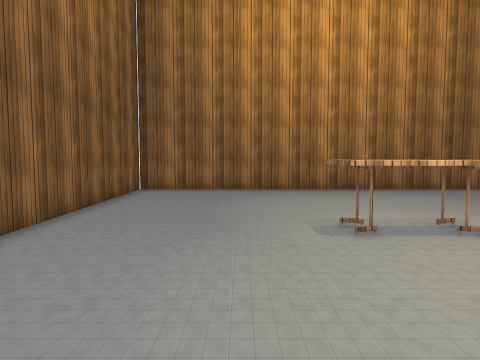
[1] (above)

13 first-person views from a walk through a scene from a Unity 3-D project. The camera is 1.4 m above the floor, tilts 4° down and sees 70° across. The floor is counted in squares, 1 m on a side. Each view is taken from the middle of a square. On the plan, view 1 faces up. The plan holds only what a view shows up to about 15 squares ahead; the rest is blank. The player character is not drawn. Some animated figures are left out. Some surface patterns are stand-ins.

[2]
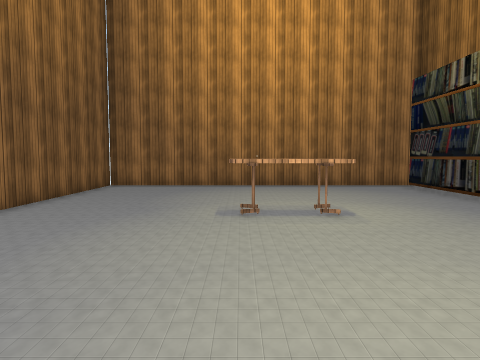

[3]
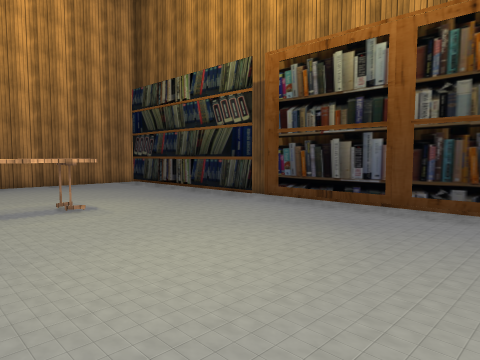

[4]
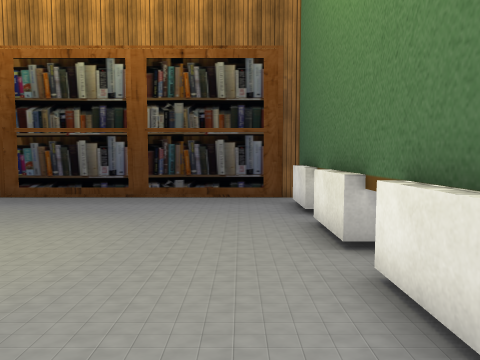

[5]
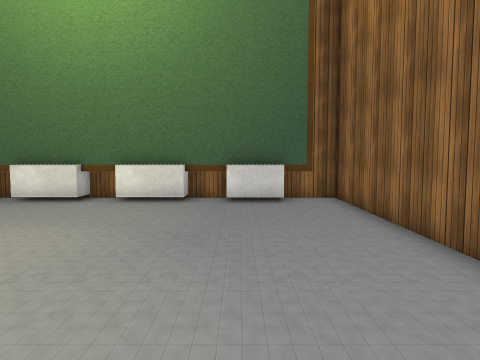

[6]
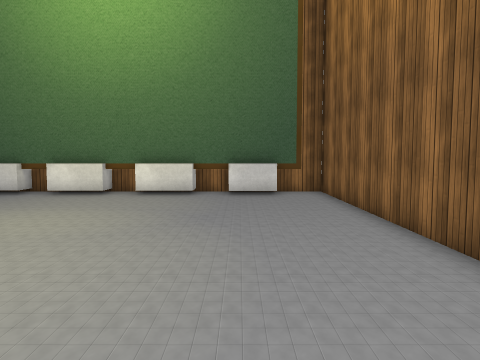

[7]
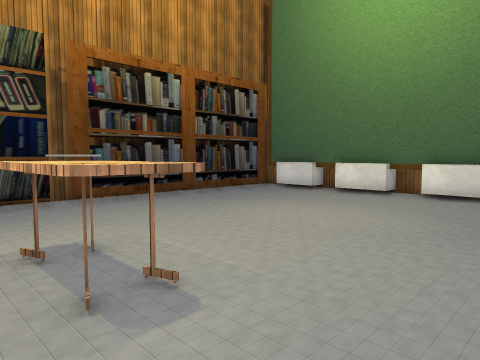

[8]
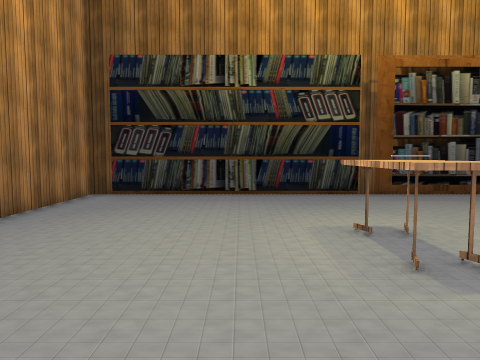

[9]
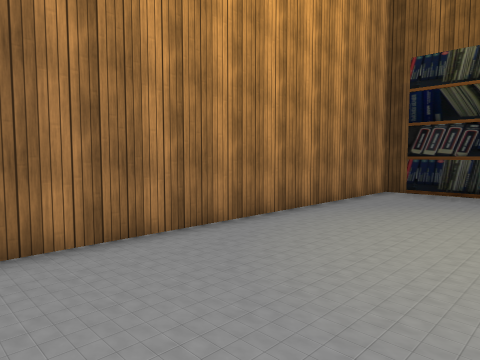

[10]
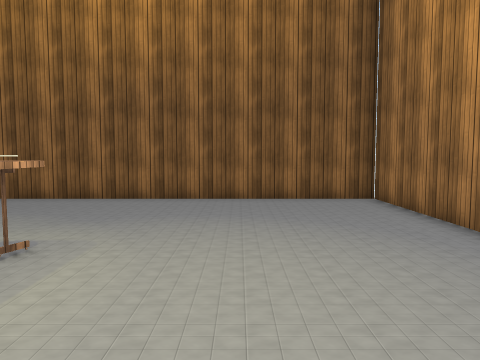

[11]
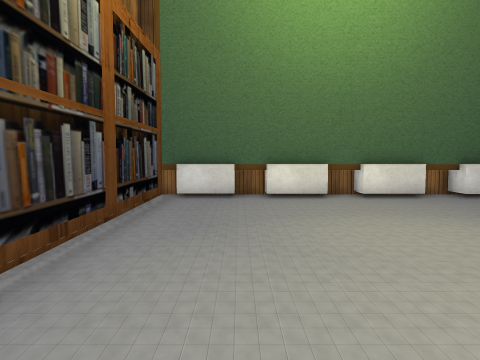

[12]
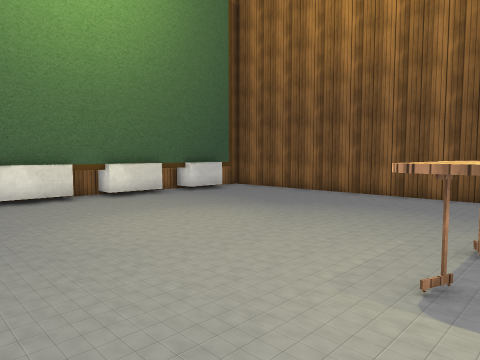

[13]
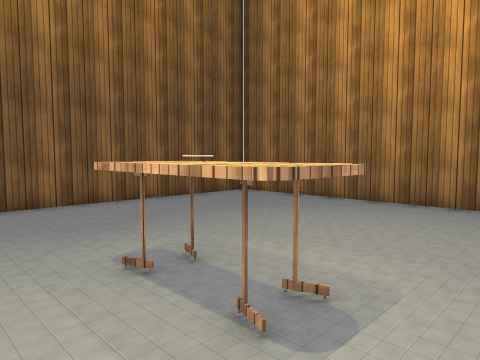

### Floor plan
Points are (right, up) in squares from view 1. A wall is a line through its corners. A room is listed if a view was taken in it or the views show most of it. See-through windows are left out.
Room 1 (views 1, 2, 3, 4, 5, 6, 7, 8, 9, 10, 11, 12, 13)
walls: (9.6, 4.9) (9.6, 13.4); (10.5, 4) (10.5, 5.9); (2.4, -4.9) (4.6, -4.9); (6.4, -4.9) (7.5, -4.9); (-0.5, -4.9) (0.6, -4.9); (10.5, 13.6) (10.5, 14.4) (-4.2, 14.4) (-4.2, -5.5) (-2.4, -5.5); (9.6, -4.4) (9.6, 4.5); (-3.4, -4.9) (-2.4, -4.9); (10.5, -5) (10.5, -4.4)
low walls: (2.8, -5.5) (4.1, -5.5); (6, -5.5) (7.2, -5.5); (-0.6, -5.5) (0.8, -5.5); (9.2, -5.5) (9.9, -5.5)
objects: block (-2, -5) to (-1, -5); block (1, -6) to (2, -5); table (2, 6) to (4, 7); block (5, -6) to (6, -5); block (8, -6) to (9, -5)

Positions as (right, up) in squares from view 1, and headings:
1: (0, 0), facing up
2: (2, -2), facing up
3: (1, -3), facing up-right
4: (-1, -3), facing right
5: (-1, 6), facing down
6: (-1, 8), facing down
7: (-1, 8), facing down-right
8: (-2, 9), facing right
9: (-3, 9), facing up-right
10: (7, 10), facing left
11: (7, 7), facing down
12: (8, 7), facing down-left
13: (6, 4), facing up-left
